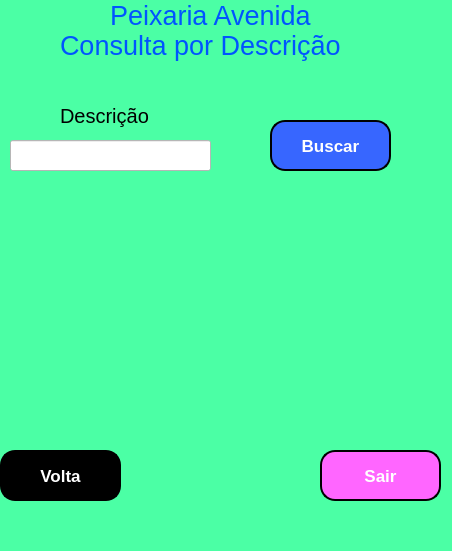
<?xml version="1.0" encoding="UTF-8"?>
<ui version="4.0">
 <class>MainWindow</class>
 <widget class="QMainWindow" name="MainWindow">
  <property name="geometry">
   <rect>
    <x>0</x>
    <y>0</y>
    <width>452</width>
    <height>551</height>
   </rect>
  </property>
  <property name="windowTitle">
   <string>MainWindow</string>
  </property>
  <property name="styleSheet">
   <string notr="true">background-color: rgb(75, 255, 165);</string>
  </property>
  <widget class="QWidget" name="centralwidget">
   <widget class="QLabel" name="label_2">
    <property name="geometry">
     <rect>
      <x>200</x>
      <y>50</y>
      <width>31</width>
      <height>61</height>
     </rect>
    </property>
    <property name="text">
     <string/>
    </property>
    <property name="pixmap">
     <pixmap>usuario.png</pixmap>
    </property>
   </widget>
   <widget class="QLabel" name="label_5">
    <property name="geometry">
     <rect>
      <x>110</x>
      <y>0</y>
      <width>201</width>
      <height>31</height>
     </rect>
    </property>
    <property name="font">
     <font>
      <pointsize>20</pointsize>
     </font>
    </property>
    <property name="styleSheet">
     <string notr="true">color: rgb(0, 85, 255);</string>
    </property>
    <property name="text">
     <string>Peixaria Avenida</string>
    </property>
   </widget>
   <widget class="QPushButton" name="pushButton_5">
    <property name="geometry">
     <rect>
      <x>320</x>
      <y>450</y>
      <width>121</width>
      <height>51</height>
     </rect>
    </property>
    <property name="font">
     <font>
      <pointsize>13</pointsize>
      <weight>75</weight>
      <bold>true</bold>
     </font>
    </property>
    <property name="styleSheet">
     <string notr="true">background-color: rgb(255, 102, 255);
color: rgb(255, 255, 255);
border-style: outset;
border-width: 2px;
border-radius: 15px;
border-color: black;</string>
    </property>
    <property name="text">
     <string>Sair</string>
    </property>
   </widget>
   <widget class="QPushButton" name="pushButton_6">
    <property name="geometry">
     <rect>
      <x>0</x>
      <y>450</y>
      <width>121</width>
      <height>51</height>
     </rect>
    </property>
    <property name="font">
     <font>
      <pointsize>13</pointsize>
      <weight>75</weight>
      <bold>true</bold>
     </font>
    </property>
    <property name="styleSheet">
     <string notr="true">background-color: rgb(555, 102, 255);
color: rgb(255, 255, 255);
border-style: outset;
border-width: 2px;
border-radius: 15px;
border-color: black;</string>
    </property>
    <property name="text">
     <string>Volta</string>
    </property>
   </widget>
   <widget class="QLabel" name="label_6">
    <property name="geometry">
     <rect>
      <x>60</x>
      <y>30</y>
      <width>311</width>
      <height>31</height>
     </rect>
    </property>
    <property name="font">
     <font>
      <pointsize>20</pointsize>
     </font>
    </property>
    <property name="styleSheet">
     <string notr="true">color: rgb(0, 85, 255);</string>
    </property>
    <property name="text">
     <string>Consulta por Descrição</string>
    </property>
   </widget>
   <widget class="QLabel" name="label_3">
    <property name="geometry">
     <rect>
      <x>60</x>
      <y>100</y>
      <width>91</width>
      <height>31</height>
     </rect>
    </property>
    <property name="font">
     <font>
      <pointsize>15</pointsize>
     </font>
    </property>
    <property name="text">
     <string>Descrição</string>
    </property>
   </widget>
   <widget class="QLineEdit" name="lineEdit_2">
    <property name="geometry">
     <rect>
      <x>10</x>
      <y>140</y>
      <width>201</width>
      <height>31</height>
     </rect>
    </property>
    <property name="font">
     <font>
      <pointsize>12</pointsize>
     </font>
    </property>
    <property name="styleSheet">
     <string notr="true">background-color: rgb(255, 255, 255);</string>
    </property>
   </widget>
   <widget class="QPushButton" name="pushButton_7">
    <property name="geometry">
     <rect>
      <x>270</x>
      <y>120</y>
      <width>121</width>
      <height>51</height>
     </rect>
    </property>
    <property name="font">
     <font>
      <pointsize>13</pointsize>
      <weight>75</weight>
      <bold>true</bold>
     </font>
    </property>
    <property name="styleSheet">
     <string notr="true">background-color: rgb(55, 102, 255);
color: rgb(255, 255, 255);
border-style: outset;
border-width: 2px;
border-radius: 15px;
border-color: black;</string>
    </property>
    <property name="text">
     <string>Buscar</string>
    </property>
   </widget>
   <widget class="QLabel" name="label_4">
    <property name="geometry">
     <rect>
      <x>90</x>
      <y>210</y>
      <width>211</width>
      <height>201</height>
     </rect>
    </property>
    <property name="text">
     <string/>
    </property>
    <property name="pixmap">
     <pixmap>pngwing.com.png</pixmap>
    </property>
   </widget>
  </widget>
  <widget class="QMenuBar" name="menubar">
   <property name="geometry">
    <rect>
     <x>0</x>
     <y>0</y>
     <width>452</width>
     <height>22</height>
    </rect>
   </property>
  </widget>
  <widget class="QStatusBar" name="statusbar"/>
 </widget>
 <resources/>
 <connections/>
</ui>
